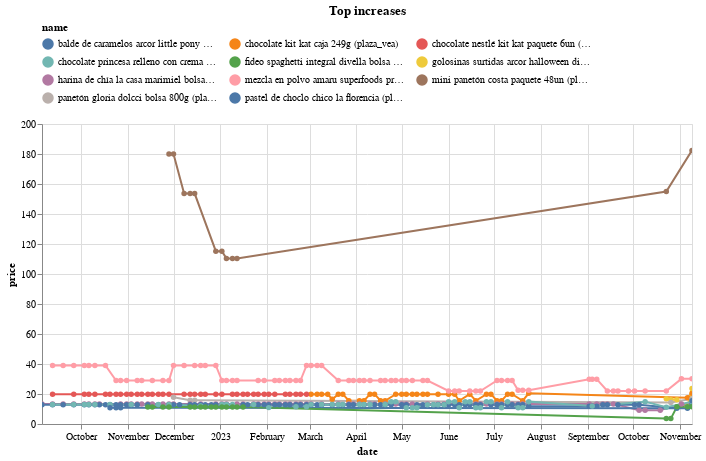

Here is the notebook cell this chart was saved with:
### Code cell
(top_changes
 .sort_values('change')
 .tail(10)
 .pipe(plot_changes, 'Top increases')
)

### Figure 1 — Vega-Lite specification as saved in the notebook (floating-point values rounded to 4 significant figures; data arrays with more than 128 entries replaced by an {"elided": "..."} marker saying what was removed)
{"config": {"view": {"continuousWidth": 300, "continuousHeight": 300}, "legend": {"columns": 3, "orient": "top"}}, "data": {"name": "data-f36397413c9388bf123e074f9bfec479"}, "mark": {"type": "line", "point": true}, "encoding": {"color": {"field": "name", "scale": {"domain": ["balde de caramelos arcor little pony paquete 92g (plaza_vea)", "chocolate kit kat caja 249g (plaza_vea)", "chocolate nestlé kit kat paquete 6un (plaza_vea)", "chocolate princesa relleno con crema de maní caja 128g (plaza_vea)", "fideo spaghetti integral divella bolsa 500g (plaza_vea)", "golosinas surtidas arcor halloween display 268g (plaza_vea)", "harina de chía la casa marimiel bolsa 200g (plaza_vea)", "mezcla en polvo amaru superfoods protein pancake de unflavored caja 350g (plaza_vea)", "mini panetón costa paquete 48un (plaza_vea)", "panetón gloria dolcci bolsa 800g (plaza_vea)", "pastel de choclo chico la florencia (plaza_vea)"]}, "type": "nominal"}, "tooltip": [{"field": "name", "type": "nominal"}, {"field": "price", "type": "quantitative"}, {"field": "last_price", "type": "quantitative"}], "x": {"field": "date", "type": "temporal"}, "y": {"field": "price", "type": "quantitative"}}, "params": [{"name": "param_5", "select": {"type": "point", "fields": ["name"]}, "bind": "legend"}, {"name": "param_6", "select": {"type": "interval", "encodings": ["x", "y"]}, "bind": "scales"}], "title": "Top increases", "transform": [{"filter": {"param": "param_5"}}], "width": 650, "$schema": "https://vega.github.io/schema/vega-lite/v5.15.1.json", "datasets": {"data-f36397413c9388bf123e074f9bfec479": {"elided": "412 records"}}}
